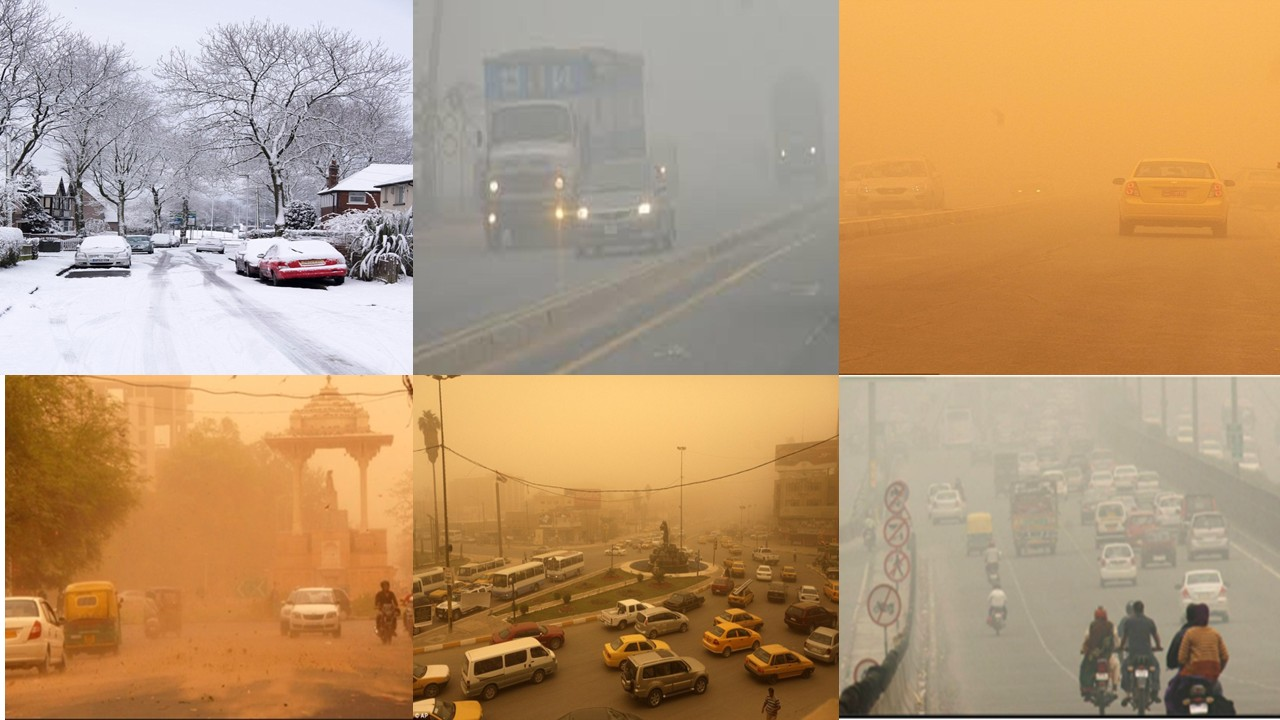
#> input picture CV/lab/CIA3/traffic.jpg, 1280 x 720 px
$ jupyter execute 2447252_cia3.ipynb   (older library calls are emulated)
#> lines starting #> are read from the running program, lines starting #| are printed output that depends on the picture; after the words box and inside, x2 and y2 are one past the last pixel; in counts of white or black regions, pixels touching at a corner belong together
[cell 1]
import cv2
import numpy as np
import matplotlib.pyplot as plt
from scipy import ndimage


plt.rcParams['figure.figsize'] = (15, 10)

[cell 2]
img = cv2.imread('traffic.jpg', cv2.IMREAD_GRAYSCALE)
#> img: shape (720, 1280); min 0, max 255, mean 156.2


plt.figure(figsize=(10, 6))
plt.imshow(img, cmap='gray')
plt.title('Original Traffic Image')
plt.axis('off')
plt.show()

print(f"Image Shape: {img.shape}")
#| Image Shape: (720, 1280)

## 1. Sobel Edge Detection

[cell 3]
def sobel_edge_detection(image):
    sobel_x = np.array([[-1, 0, 1],
                        [-2, 0, 2],
                        [-1, 0, 1]])

    sobel_y = np.array([[-1, -2, -1],
                        [0, 0, 0],
                        [1, 2, 1]])

    gradient_x = ndimage.convolve(image.astype(float), sobel_x)
    gradient_y = ndimage.convolve(image.astype(float), sobel_y)

    gradient_magnitude = np.sqrt(gradient_x**2 + gradient_y**2)
    gradient_magnitude = (gradient_magnitude / gradient_magnitude.max() * 255).astype(np.uint8)

    return gradient_x, gradient_y, gradient_magnitude

sobel_x_user, sobel_y_user, sobel_combined_user = sobel_edge_detection(img)

sobel_x_builtin = cv2.Sobel(img, cv2.CV_64F, 1, 0, ksize=3)
sobel_y_builtin = cv2.Sobel(img, cv2.CV_64F, 0, 1, ksize=3)
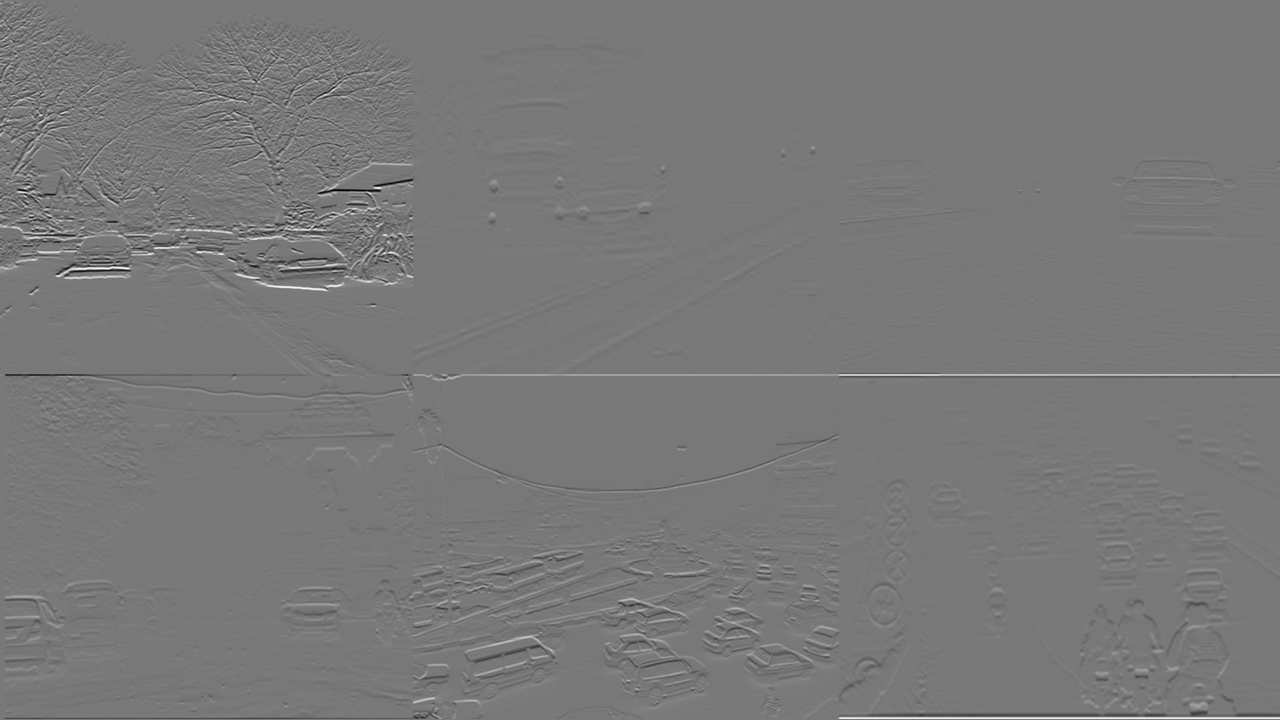
#> sobel_y_builtin: shape (720, 1280) float64; min -905, max 1002, mean -0.9; drawn with min black and max white
sobel_combined_builtin = cv2.magnitude(sobel_x_builtin, sobel_y_builtin)

fig, axes = plt.subplots(2, 3, figsize=(15, 10))

axes[0, 0].imshow(np.abs(sobel_x_user), cmap='gray')
axes[0, 0].set_title('Sobel X (User-defined)')
axes[0, 0].axis('off')

axes[0, 1].imshow(np.abs(sobel_y_user), cmap='gray')
axes[0, 1].set_title('Sobel Y (User-defined)')
axes[0, 1].axis('off')

axes[0, 2].imshow(sobel_combined_user, cmap='gray')
axes[0, 2].set_title('Sobel Combined (User-defined)')
axes[0, 2].axis('off')

axes[1, 0].imshow(np.abs(sobel_x_builtin), cmap='gray')
axes[1, 0].set_title('Sobel X (Built-in)')
axes[1, 0].axis('off')

axes[1, 1].imshow(np.abs(sobel_y_builtin), cmap='gray')
axes[1, 1].set_title('Sobel Y (Built-in)')
axes[1, 1].axis('off')

axes[1, 2].imshow(sobel_combined_builtin, cmap='gray')
axes[1, 2].set_title('Sobel Combined (Built-in)')
axes[1, 2].axis('off')

plt.tight_layout()
plt.show()
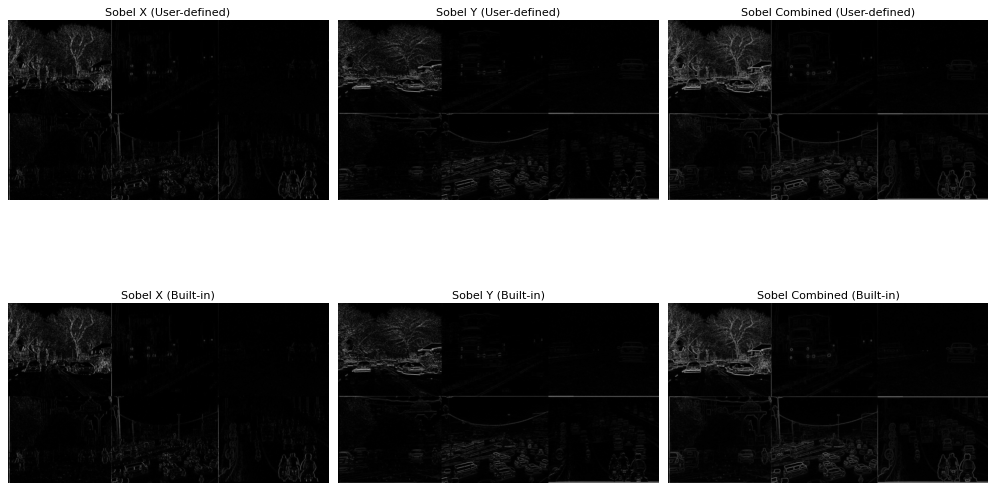
#> figure drawn by matplotlib, 6 panels

**Interpretation:**
- Sobel X detects vertical edges (sides of vehicles)
- Sobel Y detects horizontal edges (top and bottom of vehicles)
- Combined Sobel shows all edges with good noise suppression
- Both user-defined and built-in methods produce similar results

## 2. Prewitt Edge Detection

[cell 4]
def prewitt_edge_detection(image):
    prewitt_x = np.array([[-1, 0, 1],
                          [-1, 0, 1],
                          [-1, 0, 1]])

    prewitt_y = np.array([[-1, -1, -1],
                          [0, 0, 0],
                          [1, 1, 1]])

    gradient_x = ndimage.convolve(image.astype(float), prewitt_x)
    gradient_y = ndimage.convolve(image.astype(float), prewitt_y)

    gradient_magnitude = np.sqrt(gradient_x**2 + gradient_y**2)
    gradient_magnitude = (gradient_magnitude / gradient_magnitude.max() * 255).astype(np.uint8)

    return gradient_magnitude

prewitt_user = prewitt_edge_detection(img)

kernelx = np.array([[-1, 0, 1], [-1, 0, 1], [-1, 0, 1]])
kernely = np.array([[-1, -1, -1], [0, 0, 0], [1, 1, 1]])
prewitt_x = cv2.filter2D(img, -1, kernelx)
prewitt_y = cv2.filter2D(img, -1, kernely)
prewitt_builtin = cv2.magnitude(prewitt_x.astype(float), prewitt_y.astype(float))

fig, axes = plt.subplots(1, 3, figsize=(15, 5))

axes[0].imshow(prewitt_user, cmap='gray')
axes[0].set_title('Prewitt (User-defined)')
axes[0].axis('off')

axes[1].imshow(prewitt_builtin, cmap='gray')
axes[1].set_title('Prewitt (Built-in)')
axes[1].axis('off')

axes[2].imshow(sobel_combined_user, cmap='gray')
axes[2].set_title('Sobel (For Comparison)')
axes[2].axis('off')

plt.tight_layout()
plt.show()

**Interpretation & Comparison with Sobel:**
- Prewitt uses uniform weights (1, 1, 1) while Sobel uses weighted kernel (1, 2, 1)
- Prewitt is slightly more sensitive to noise due to equal weighting

## 3. Roberts Edge Detection

[cell 5]
def roberts_edge_detection(image):
    roberts_x = np.array([[1, 0],
                          [0, -1]])

    roberts_y = np.array([[0, 1],
                          [-1, 0]])

    gradient_x = ndimage.convolve(image.astype(float), roberts_x)
    gradient_y = ndimage.convolve(image.astype(float), roberts_y)

    gradient_magnitude = np.sqrt(gradient_x**2 + gradient_y**2)
    gradient_magnitude = (gradient_magnitude / gradient_magnitude.max() * 255).astype(np.uint8)

    return gradient_magnitude

roberts_user = roberts_edge_detection(img)

roberts_cross_x = np.array([[1, 0], [0, -1]], dtype=np.float32)
roberts_cross_y = np.array([[0, 1], [-1, 0]], dtype=np.float32)
roberts_x = cv2.filter2D(img, -1, roberts_cross_x)
roberts_y = cv2.filter2D(img, -1, roberts_cross_y)
roberts_builtin = cv2.magnitude(roberts_x.astype(float), roberts_y.astype(float))

fig, axes = plt.subplots(1, 2, figsize=(12, 5))

axes[0].imshow(roberts_user, cmap='gray')
axes[0].set_title('Roberts (User-defined)')
axes[0].axis('off')

axes[1].imshow(roberts_builtin, cmap='gray')
axes[1].set_title('Roberts (Built-in)')
axes[1].axis('off')

plt.tight_layout()
plt.show()

**Interpretation & Limitations for Real-world Applications:**
- Roberts uses smallest kernel (2x2), making it computationally fast
- Highly sensitive to noise - produces many false edges

- **Limitations for satellite/traffic images:**
  - Cannot handle noise from weather (rain, fog, shadows)
  - Weak at detecting thick edges of large vehicles


## 4. Laplacian Edge Detection

[cell 6]
laplacian = cv2.Laplacian(img, cv2.CV_64F)
laplacian_abs = np.abs(laplacian)

img_blurred = cv2.GaussianBlur(img, (5, 5), 0)
laplacian_log = cv2.Laplacian(img_blurred, cv2.CV_64F)
laplacian_log_abs = np.abs(laplacian_log)

fig, axes = plt.subplots(1, 3, figsize=(15, 5))

axes[0].imshow(img, cmap='gray')
axes[0].set_title('Original Image')
axes[0].axis('off')

axes[1].imshow(laplacian_abs, cmap='gray')
axes[1].set_title('Laplacian')
axes[1].axis('off')

axes[2].imshow(laplacian_log_abs, cmap='gray')
axes[2].set_title('Laplacian of Gaussian (LoG)')
axes[2].axis('off')

plt.tight_layout()
plt.show()

**Interpretation:**
- Laplacian detects edges in all directions simultaneously (no directional bias)
- Detects rapid intensity changes using second-order derivatives

## 5. Canny Edge Detection

[cell 7]
def canny_edge_detection(image, low_threshold=50, high_threshold=150):
#> called with low_threshold = 50, high_threshold = 150
    blurred = cv2.GaussianBlur(image, (5, 5), 1.4)

    sobel_x = cv2.Sobel(blurred, cv2.CV_64F, 1, 0, ksize=3)
    sobel_y = cv2.Sobel(blurred, cv2.CV_64F, 0, 1, ksize=3)

    gradient_magnitude = np.sqrt(sobel_x**2 + sobel_y**2)
    gradient_direction = np.arctan2(sobel_y, sobel_x)
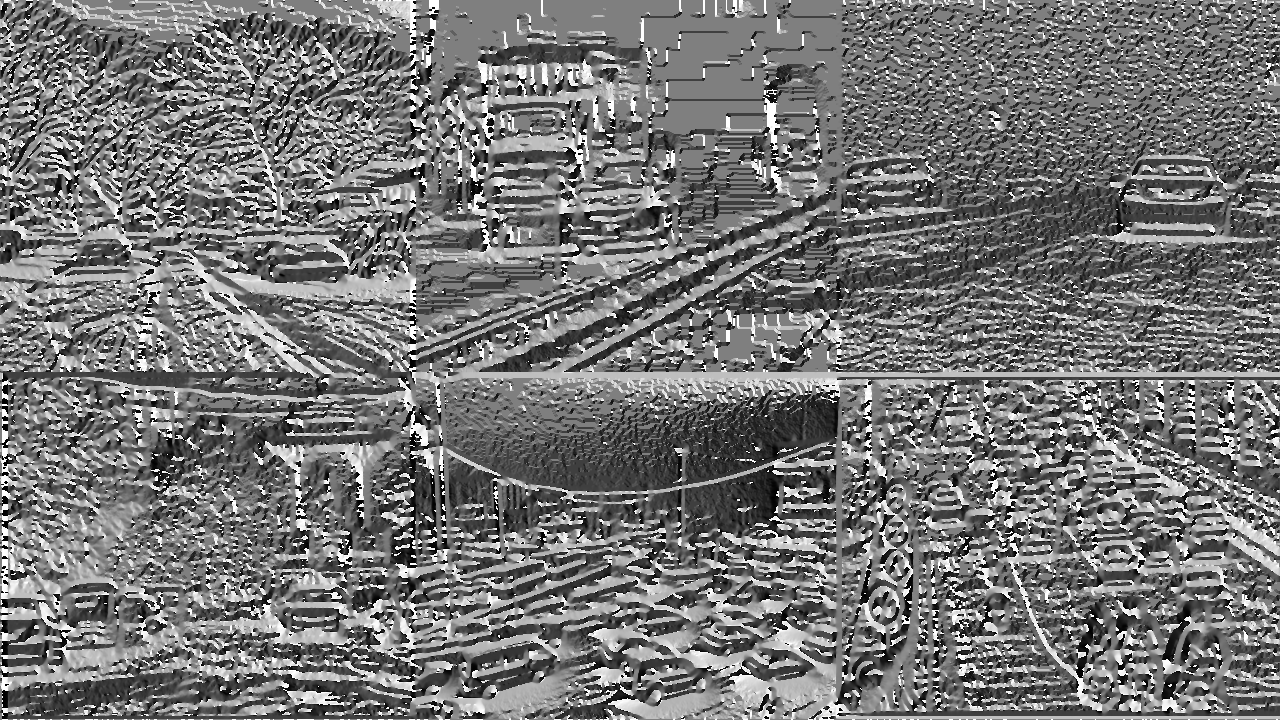
#> gradient_direction: shape (720, 1280) float64; min -3.14, max 3.14, mean -0.233; drawn with min black and max white

    nms = gradient_magnitude.copy()

    strong_edges = (gradient_magnitude > high_threshold).astype(np.uint8) * 255
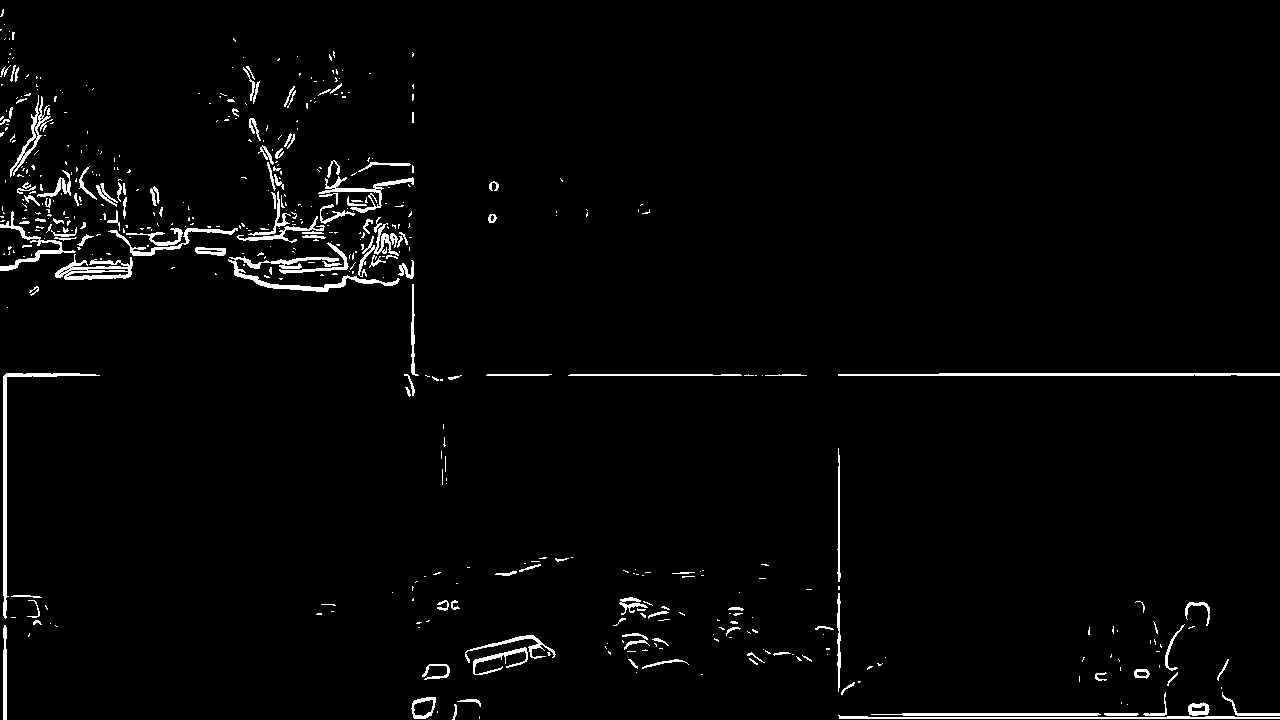
#> strong_edges: shape (720, 1280); 2.3% white; 514 white regions (378 under 20 px), largest, box (x1, y1, x2, y2) and area: (228, 256, 400, 292) 1281, (3, 373, 100, 619) 1261, (838, 373, 1280, 376) 1218
    weak_edges = ((gradient_magnitude >= low_threshold) &
                  (gradient_magnitude <= high_threshold)).astype(np.uint8) * 75
#> weak_edges: shape (720, 1280); values 0 (black) and 75 (white), 9.7% white; 1139 white regions (884 under 20 px), largest, box (x1, y1, x2, y2) and area: (154, 21, 416, 322) 17153, (0, 0, 277, 281) 14991, (373, 368, 1280, 632) 8688

    edges = strong_edges + weak_edges

    return edges

canny_user = canny_edge_detection(img, 50, 150)

canny_builtin = cv2.Canny(img, 50, 150)
#> canny_builtin: shape (720, 1280); 6.7% white in thin lines or dots

canny_low = cv2.Canny(img, 30, 100)
#> canny_low: shape (720, 1280); 8.3% white in thin lines or dots
canny_high = cv2.Canny(img, 100, 200)
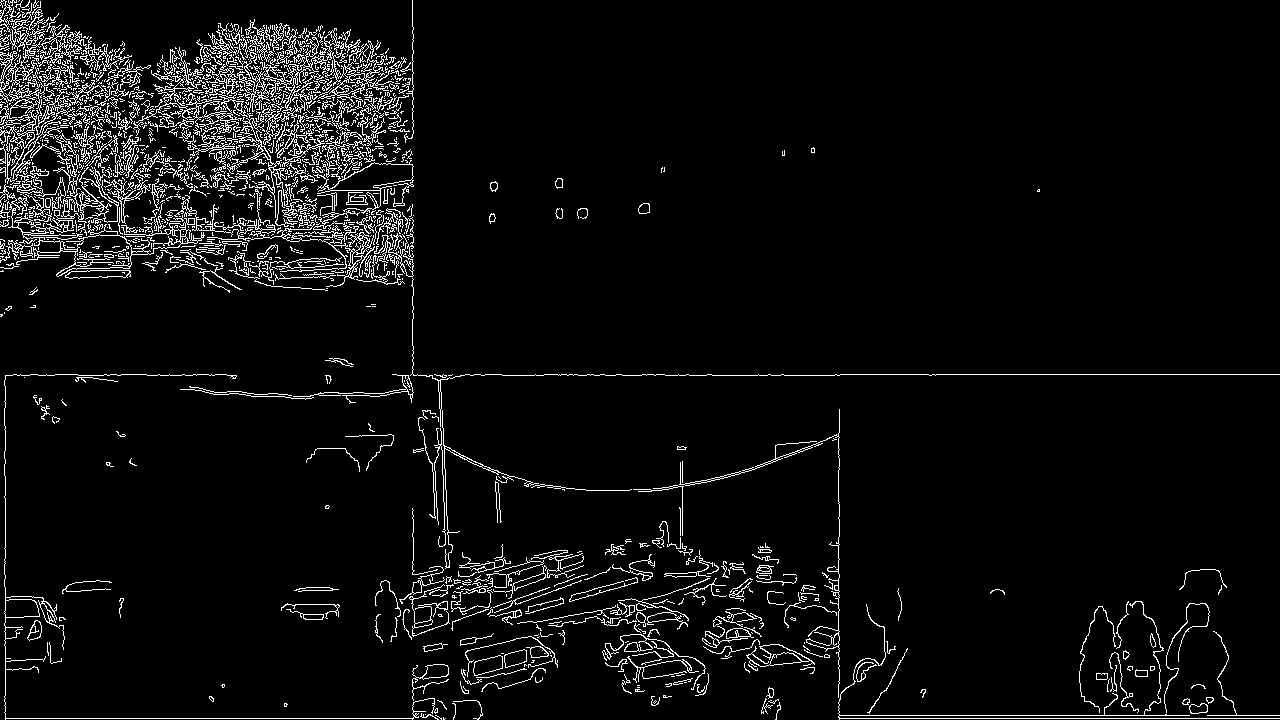
#> canny_high: shape (720, 1280); 5.2% white in thin lines or dots

fig, axes = plt.subplots(2, 2, figsize=(12, 10))

axes[0, 0].imshow(canny_user, cmap='gray')
axes[0, 0].set_title('Canny (User-defined)')
axes[0, 0].axis('off')

axes[0, 1].imshow(canny_builtin, cmap='gray')
axes[0, 1].set_title('Canny (Built-in) - Threshold: 50, 150')
axes[0, 1].axis('off')

axes[1, 0].imshow(canny_low, cmap='gray')
axes[1, 0].set_title('Canny - Low Threshold: 30, 100')
axes[1, 0].axis('off')

axes[1, 1].imshow(canny_high, cmap='gray')
axes[1, 1].set_title('Canny - High Threshold: 100, 200')
axes[1, 1].axis('off')

plt.tight_layout()
plt.show()
